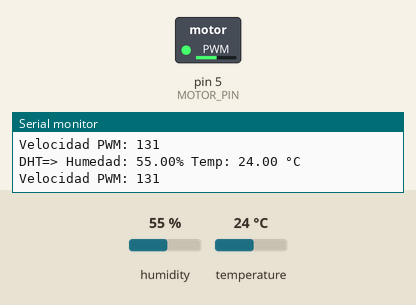
The sketch below on a simulated Arduino Uno, built with avr-gcc and run on an emulated ATmega328P. Parts: switched loads named in the sketch (green lamp = pin HIGH), the last lines printed to the serial monitor. The test bench sets the inputs (shaded band); at power-on: temperature 24 °C, humidity 55 %.

Above: at 12.8 s.
12.9 s: temperature set to 28 °C
At 19.5 s:
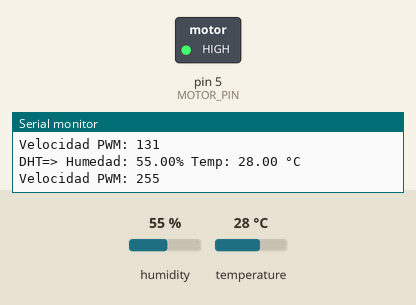
21.9 s: temperature set to 12 °C
At 24.9 s:
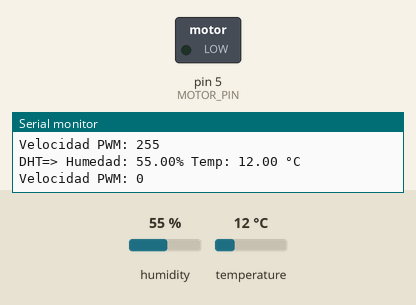
30.9 s: temperature set to 21 °C
39.9 s: temperature set to 23 °C
At 42.5 s:
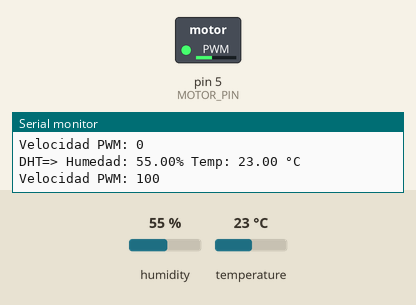
48.9 s: temperature set to 19 °C
At 54.7 s:
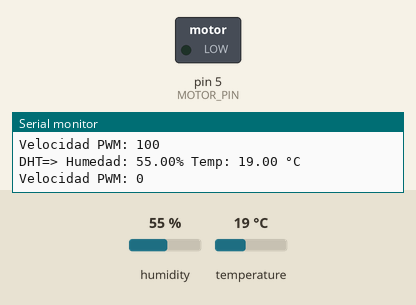
Timing chart, 0 to 56.2 s (numbered marks = the images above; inputs shaded):
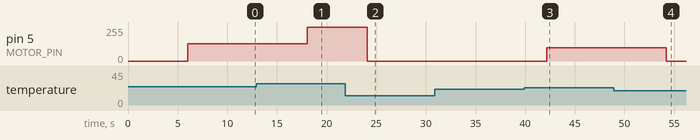

The sketch:

Ventilador_anterior.ino
```cpp
#include "DHT.h"
#define DHTPIN 3
#define DHTTYPE DHT11
#define MOTOR_PIN 5 //el que controla al mosfet

DHT dht(DHTPIN, DHTTYPE);

int velocidadPWM = 0; //valor PWM entre 0 y 255

const float TEMP_INICIO = 23.0; //se enciende a partir de 23
const float TEMP_MAX = 28.0; //a 35 es max

void setup() {
  Serial.begin(9600);
  pinMode(MOTOR_PIN, OUTPUT); //se configura como salida
  dht.begin();
}

void loop() {
  delay(6000);
  float h = dht.readHumidity();
  float t = dht.readTemperature();
  if (isnan(h) || isnan(t)) {
    Serial.println(F("Failed to read from DHT sensor!"));
    return;
  }
  Serial.print("DHT=> Humedad: ");
  Serial.print(h);
  Serial.print("% Temp: ");
  Serial.print(t);
  Serial.println(" °C");
  if(t < TEMP_INICIO){
    velocidadPWM = 0; //motor apagado
  }
  else if(t >= TEMP_MAX){
    velocidadPWM = 255; //max velocidad
  }
  else{
    //escalar linealmente la velocidad entre t inicio y max
    velocidadPWM = map(t, TEMP_INICIO, TEMP_MAX,100, 255);
  }
  analogWrite(MOTOR_PIN, velocidadPWM);
  Serial.print("Velocidad PWM: ");
  Serial.println(velocidadPWM);
}
```

Measured:
- the behaviour switches between 22 and 23 °C on temperature (found by bisection; images 2 and 3)
- after the input at 12.9 s, pin 5 (MOTOR_PIN): 131/255 → 255/255 after 5.2 s
- after the input at 21.9 s, pin 5 (MOTOR_PIN): 255/255 → 0/255 after 2.2 s
- after the input at 39.9 s, pin 5 (MOTOR_PIN): 0/255 → 100/255 after 2.3 s
- after the input at 48.9 s, pin 5 (MOTOR_PIN): 100/255 → 0/255 after 5.3 s
